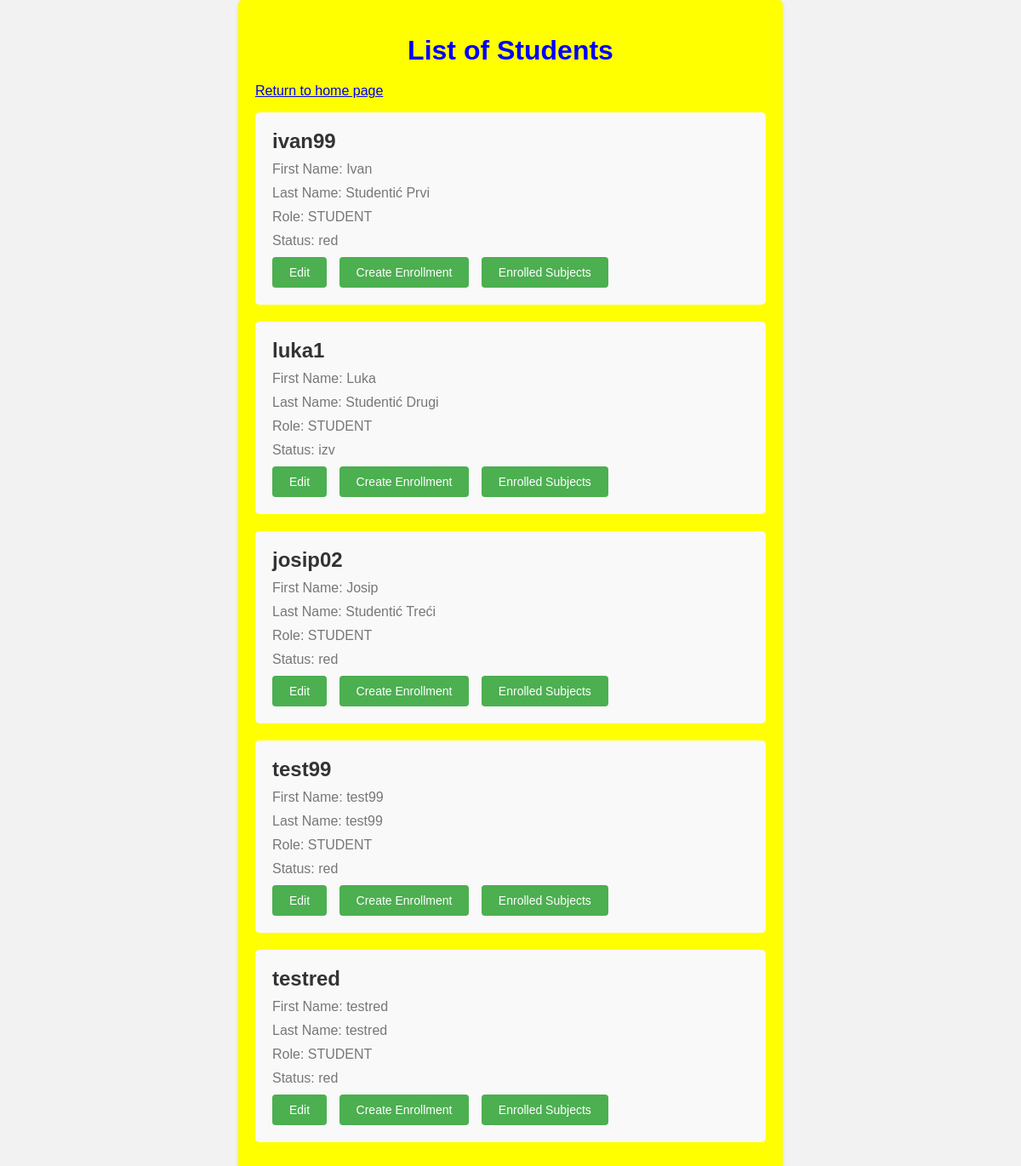
The page /students/ on the database its author committed.
### app1/models.py (models this page shows, shortened)
class User(AbstractUser):
    objects = UserManager()
    STATUS = (
        ('none', 'None'),
        ('izv', 'izvanredni student'),
        ('red', 'redovni student')
    )
    role = models.ForeignKey(Role, on_delete=models.CASCADE)
    status = models.CharField(max_length=50, choices=STATUS)

class Role(models.Model):
    name = models.CharField(max_length=50)
    def __str__(self):
        return self.name

### app1/views.py (the view)
# urls.py: path('students/', list_students, name='list_students'),
def list_students(request):
    students = User.objects.filter(role__name='STUDENT')
    return render(request, 'list_students.html', {'students': students})

### app1/templates/list_students.html (shortened to what this page needs)
<!DOCTYPE html>
<html>
<head>
</head>
<body>
    <div class="container">
        <h1>List of Students</h1>
        <a href="{% url 'admin_dashboard' %}">Return to home page</a>
        <ul>
            {% for student in students %}
            <li>
                <h2>{{ student.username }}</h2>
                <p>First Name: {{ student.first_name }}</p>
                <p>Last Name: {{ student.last_name }}</p>
                <p>Role: {{ student.role }}</p>
                <p>Status: {{ student.status }}</p>
                <div class="button-group">
                    <a href="{% url 'edit_user' user_id=student.id %}">Edit</a>
                    <a href="{% url 'create_enrollment' student_id=student.id %}">Create Enrollment</a>
                    <a href="{% url 'enrolled_subjects' student_id=student.id %}">Enrolled Subjects</a>
                </div>
            </li>
            {% endfor %}
        </ul>
    </div>
</body>
</html>

### app1/templates/list_students.html (style rules this page uses)
body { font-family: Arial, sans-serif; background-color: #f2f2f2; color: #333; margin: 0; padding: 0; }
.container { max-width: 600px; margin: 0 auto; padding: 20px; background-color: yellow; box-shadow: 0 2px 4px rgba(0, 0, 0, 0.1); border-radius: 5px; }
h1 { text-align: center; margin-bottom: 20px; color: blue; }
ul { list-style: none; padding: 0; }
li { padding: 20px; margin-bottom: 20px; background-color: #f9f9f9; border-radius: 5px; }
h2 { margin: 0; color: #333; }
p { margin-top: 10px; margin-bottom: 0; color: #777; }
.button-group { margin-top: 10px; }
.button-group a { display: inline-block; margin-right: 10px; padding: 10px 20px; background-color: #4CAF50; color: #fff; border: none; border-radius: 4px; text-decoration: none; font-size: 14px; transition: background-color 0.3s ease; }

### rows shown on the page
User: username "ivan99", first_name "Ivan", last_name "Studentić Prvi", role "STUDENT", status "red"
User: username "luka1", first_name "Luka", last_name "Studentić Drugi", role "STUDENT", status "izv"
User: username "josip02", first_name "Josip", last_name "Studentić Treći", role "STUDENT", status "red"
User: username "test99", first_name "test99", last_name "test99", role "STUDENT", status "red"
User: username "testred", first_name "testred", last_name "testred", role "STUDENT", status "red"
